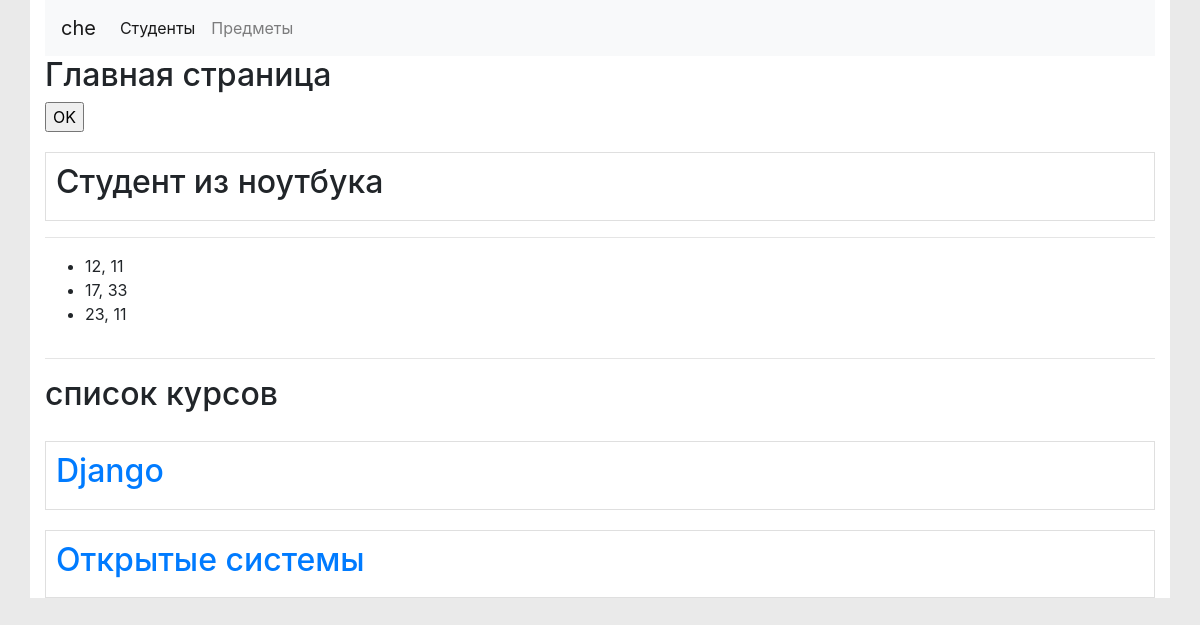
Before: /student/2/ with the older database file.
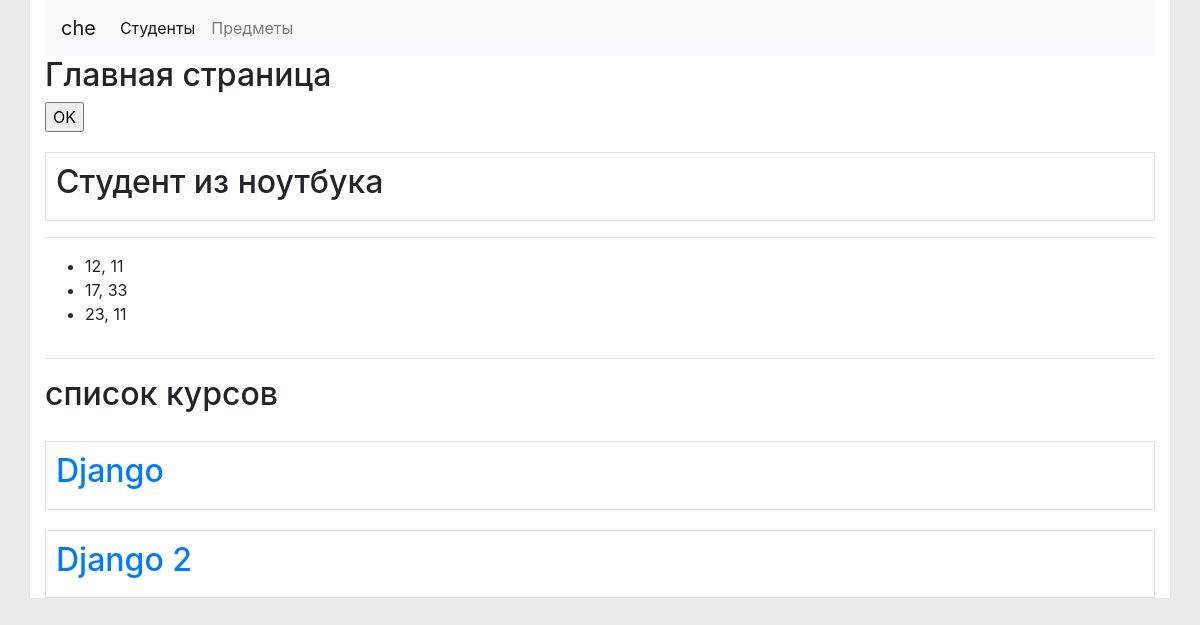
After: the same page with the newer database file.
### studentapp/models.py (models this page shows, shortened)
class Course(models.Model):
    name = models.CharField(max_length=255,verbose_name="Название предмета")
    def get_absolute_url(self):
        return reverse('course-detail',kwargs={'pk':self.id})
    def get_max_score(self):
        return  0 #self.mark_set.all().order_by('-score').first()

### studentapp/views.py (the view)
# urls.py: path('student/<int:pk>/', views.StudentDetail.as_view(),name="student-detail2"),
class StudentDetail(DetailView):
    model = Student

### studentapp/models.py (called while the page is built)
    def __str__(self):
        return "{}, {}".format(self.id,self.score)

### studentapp/templates/studentapp/student_detail.html
{% extends 'base.html'%}
{% load static %}
{%block content %}
<div class="article">
    <div class="row">
        <div class="col-md-12">  <h2>{{object.name}}  {{course.get_max_score.score}}</h2></div>
    </div>
    </div>
    <hr>
    <div class="row">
        <div class="col-md-12">
            <ul>
                {%for mark in object.mark_set.all %}
                <li>{{mark}}</li>
                {%endfor%}
            </ul>
        </div>
    </div>
    <hr>
    <h2> список курсов </h2>
<div class="row">
    {% for cours in object.course.all%}
        {%include 'studentapp/course_list_part_1.html'%}
    {%endfor%}
</div>
</div>
{%endblock%}

### studentapp/templates/studentapp/course_list_part_1.html (shortened to what this page needs)
    <div class="col-lg-12 col-md-6 col-sm-12">
        <div class="article">
            <div class="row">
                <div class="col-md-6"> <h2> <a href="{{cours.get_absolute_url}}">{{cours.name}} </a> {{cours.get_max_score.score}}</h2></div>
                <div class="col-md-6">
                </div>
            </div>
        </div>
    </div>

Changed rows visible on the page:
changed Course: name "Открытые системы" → "Django 2"
